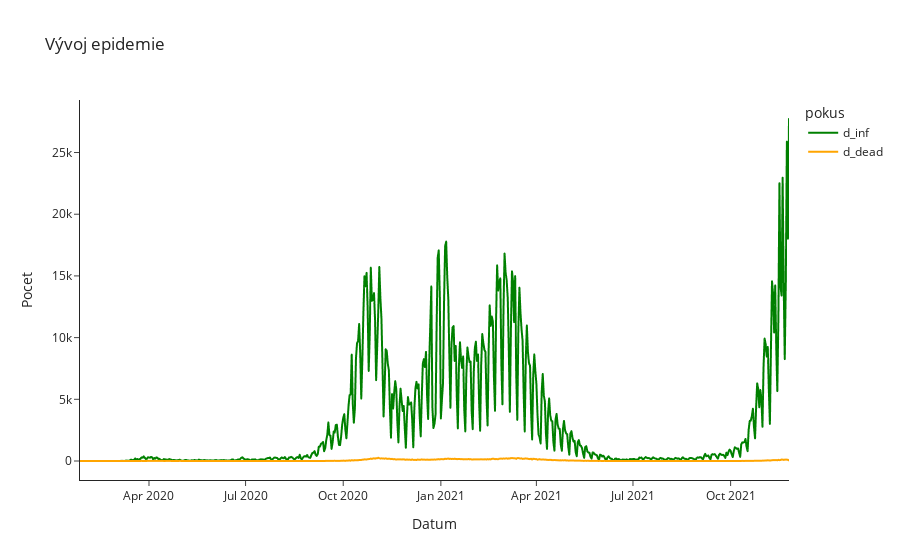

The cell this chart's notebook holds for it:
### Code cell
import plotly.express as px

fig = px.line(df,
              y = ["d_inf", "d_dead"],
              title = "Vývoj epidemie",
              labels = {"datum" : "Datum", "value" : "Pocet", "variable" : "pokus"},
              color_discrete_map = {"d_inf" : "green", "d_dead" : "orange"},
              template = "simple_white"
             )
fig.show()

### Figure 1 — Plotly figure (JSON) as saved in the notebook; plotly's stock layout.template omitted (floating-point values rounded to 4 significant figures; data arrays with more than 128 entries replaced by an {"elided": "..."} marker saying what was removed)
{"data": [{"hovertemplate": "pokus=d_inf<br>Datum=%{x}<br>Pocet=%{y}<extra></extra>", "legendgroup": "d_inf", "line": {"color": "green", "dash": "solid"}, "marker": {"symbol": "circle"}, "mode": "lines", "name": "d_inf", "showlegend": true, "type": "scattergl", "x": {"elided": "669 str values"}, "xaxis": "x", "y": {"elided": "669 int values"}, "yaxis": "y"}, {"hovertemplate": "pokus=d_dead<br>Datum=%{x}<br>Pocet=%{y}<extra></extra>", "legendgroup": "d_dead", "line": {"color": "orange", "dash": "solid"}, "marker": {"symbol": "circle"}, "mode": "lines", "name": "d_dead", "showlegend": true, "type": "scattergl", "x": {"elided": "669 str values"}, "xaxis": "x", "y": {"elided": "669 int values"}, "yaxis": "y"}], "layout": {"legend": {"title": {"text": "pokus"}, "tracegroupgap": 0}, "title": {"text": "Vývoj epidemie"}, "xaxis": {"anchor": "y", "domain": [0, 1], "title": {"text": "Datum"}}, "yaxis": {"anchor": "x", "domain": [0, 1], "title": {"text": "Pocet"}}}}
